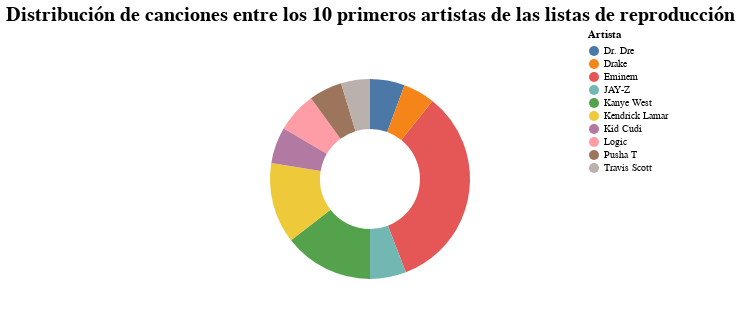

The code cell stored with this chart in its notebook:
### Markdown cell above
Estos gráficos resultaron poco impresionantes, así que decidimos probar con un gráfico circular:

### Code cell
top_artists_df['Percentage'] = (top_artists_df['Número de canciones'] / top_artists_df['Número de canciones'].sum()) * 100

donut_chart = alt.Chart(top_artists_df).mark_arc(innerRadius=50, outerRadius=100).encode(
    theta=alt.Theta(field='Número de canciones', type='quantitative', title='Número de canciones'),
    color=alt.Color(field='Artista', type='nominal', title='Artista'),
    tooltip=['Artista', 'Número de canciones', alt.Tooltip('Percentage:Q', format='.1f', title='Porcentaje')]
).properties(
    title='Distribución de canciones entre los 10 primeros artistas de las listas de reproducción',
    width=400,
    height=300
).configure_title(
    fontSize=20
)

donut_chart.show()

### Figure 1 — Vega-Lite specification as saved in the notebook (floating-point values rounded to 4 significant figures)
{"config": {"view": {"continuousWidth": 300, "continuousHeight": 300}, "title": {"fontSize": 20}}, "data": {"name": "data-536b973504372218e084dde82a705fc0"}, "mark": {"type": "arc", "innerRadius": 50, "outerRadius": 100}, "encoding": {"color": {"field": "Artista", "title": "Artista", "type": "nominal"}, "theta": {"field": "Número de canciones", "title": "Número de canciones", "type": "quantitative"}, "tooltip": [{"field": "Artista", "type": "nominal"}, {"field": "Número de canciones", "type": "quantitative"}, {"field": "Percentage", "format": ".1f", "title": "Porcentaje", "type": "quantitative"}]}, "height": 300, "title": "Distribución de canciones entre los 10 primeros artistas de las listas de reproducción", "width": 400, "$schema": "https://vega.github.io/schema/vega-lite/v5.20.1.json", "datasets": {"data-536b973504372218e084dde82a705fc0": [{"Artista": "Eminem", "Número de canciones": 143, "Percentage": 33.41}, {"Artista": "Kanye West", "Número de canciones": 62, "Percentage": 14.49}, {"Artista": "Kendrick Lamar", "Número de canciones": 56, "Percentage": 13.08}, {"Artista": "Logic", "Número de canciones": 28, "Percentage": 6.542}, {"Artista": "JAY-Z", "Número de canciones": 25, "Percentage": 5.841}, {"Artista": "Kid Cudi", "Número de canciones": 25, "Percentage": 5.841}, {"Artista": "Dr. Dre", "Número de canciones": 24, "Percentage": 5.607}, {"Artista": "Pusha T", "Número de canciones": 23, "Percentage": 5.374}, {"Artista": "Drake", "Número de canciones": 22, "Percentage": 5.14}, {"Artista": "Travis Scott", "Número de canciones": 20, "Percentage": 4.673}]}}
